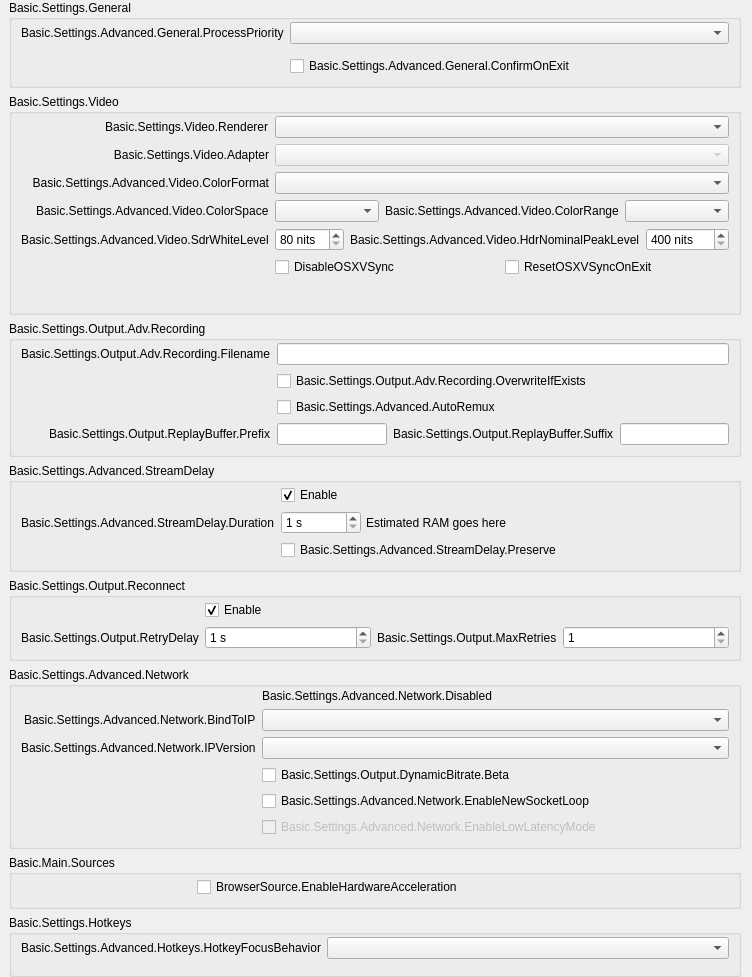
              <widget class="QFrame" name="widget_11">
               <layout class="QVBoxLayout" name="verticalLayout_24">
                <property name="leftMargin">
                 <number>9</number>
                </property>
                <property name="topMargin">
                 <number>0</number>
                </property>
                <property name="bottomMargin">
                 <number>0</number>
                </property>
                <item>
                 <widget class="QGroupBox" name="advancedGeneralGroupBox">
                  <property name="title">
                   <string>Basic.Settings.General</string>
                  </property>
                  <layout class="QFormLayout" name="formLayout_22">
                   <property name="fieldGrowthPolicy">
                    <enum>QFormLayout::AllNonFixedFieldsGrow</enum>
                   </property>
                   <property name="labelAlignment">
                    <set>Qt::AlignRight|Qt::AlignTrailing|Qt::AlignVCenter</set>
                   </property>
                   <property name="topMargin">
                    <number>2</number>
                   </property>
                   <item row="0" column="0">
                    <widget class="QLabel" name="processPriorityLabel">
                     <property name="text">
                      <string>Basic.Settings.Advanced.General.ProcessPriority</string>
                     </property>
                     <property name="buddy">
                      <cstring>processPriority</cstring>
                     </property>
                    </widget>
                   </item>
                   <item row="0" column="1">
                    <widget class="QComboBox" name="processPriority"/>
                   </item>
                   <item row="1" column="0">
                    <spacer name="horizontalSpacer_13">
                     <property name="orientation">
                      <enum>Qt::Horizontal</enum>
                     </property>
                     <property name="sizeHint" stdset="0">
                      <size>
                       <width>170</width>
                       <height>0</height>
                      </size>
                     </property>
                    </spacer>
                   </item>
                   <item row="2" column="1">
                    <widget class="QCheckBox" name="confirmOnExit">
                     <property name="text">
                      <string>Basic.Settings.Advanced.General.ConfirmOnExit</string>
                     </property>
                    </widget>
                   </item>
                  </layout>
                 </widget>
                </item>
                <item>
                 <widget class="QGroupBox" name="advancedVideoContainer">
                  <property name="title">
                   <string>Basic.Settings.Video</string>
                  </property>
                  <layout class="QFormLayout" name="formLayout_14">
                   <property name="fieldGrowthPolicy">
                    <enum>QFormLayout::AllNonFixedFieldsGrow</enum>
                   </property>
                   <property name="labelAlignment">
                    <set>Qt::AlignRight|Qt::AlignTrailing|Qt::AlignVCenter</set>
                   </property>
                   <property name="topMargin">
                    <number>2</number>
                   </property>
                   <item row="0" column="0">
                    <widget class="QLabel" name="rendererLabel">
                     <property name="text">
                      <string>Basic.Settings.Video.Renderer</string>
                     </property>
                     <property name="buddy">
                      <cstring>renderer</cstring>
                     </property>
                    </widget>
                   </item>
                   <item row="0" column="1">
                    <widget class="QComboBox" name="renderer">
                     <property name="currentText">
                      <string notr="true"/>
                     </property>
                    </widget>
                   </item>
                   <item row="1" column="0">
                    <widget class="QLabel" name="adapterLabel">
                     <property name="text">
                      <string>Basic.Settings.Video.Adapter</string>
                     </property>
                     <property name="alignment">
                      <set>Qt::AlignRight|Qt::AlignTrailing|Qt::AlignVCenter</set>
                     </property>
                     <property name="buddy">
                      <cstring>adapter</cstring>
                     </property>
                    </widget>
                   </item>
                   <item row="1" column="1">
                    <widget class="QComboBox" name="adapter">
                     <property name="enabled">
                      <bool>false</bool>
                     </property>
                     <property name="currentText">
                      <string notr="true"/>
                     </property>
                    </widget>
                   </item>
                   <item row="2" column="0">
                    <widget class="QLabel" name="label_30">
                     <property name="minimumSize">
                      <size>
                       <width>0</width>
                       <height>0</height>
                      </size>
                     </property>
                     <property name="text">
                      <string>Basic.Settings.Advanced.Video.ColorFormat</string>
                     </property>
                     <property name="alignment">
                      <set>Qt::AlignRight|Qt::AlignTrailing|Qt::AlignVCenter</set>
                     </property>
                     <property name="buddy">
                      <cstring>colorFormat</cstring>
                     </property>
                    </widget>
                   </item>
                   <item row="2" column="1">
                    <widget class="QComboBox" name="colorFormat"/>
                   </item>
                   <item row="3" column="0">
                    <widget class="QLabel" name="label_33">
                     <property name="text">
                      <string>Basic.Settings.Advanced.Video.ColorSpace</string>
                     </property>
                     <property name="buddy">
                      <cstring>colorSpace</cstring>
                     </property>
                    </widget>
                   </item>
                   <item row="3" column="1">
                    <layout class="QHBoxLayout" name="horizontalLayout_20">
                     <property name="leftMargin">
                      <number>0</number>
                     </property>
                     <property name="topMargin">
                      <number>0</number>
                     </property>
                     <property name="rightMargin">
                      <number>0</number>
                     </property>
                     <property name="bottomMargin">
                      <number>0</number>
                     </property>
                     <item>
                      <widget class="QComboBox" name="colorSpace"/>
                     </item>
                     <item>
                      <widget class="QLabel" name="label_34">
                       <property name="sizePolicy">
                        <sizepolicy hsizetype="Maximum" vsizetype="Preferred">
                         <horstretch>0</horstretch>
                         <verstretch>0</verstretch>
                        </sizepolicy>
                       </property>
                       <property name="text">
                        <string>Basic.Settings.Advanced.Video.ColorRange</string>
                       </property>
                       <property name="buddy">
                        <cstring>colorRange</cstring>
                       </property>
                      </widget>
                     </item>
                     <item>
                      <widget class="QComboBox" name="colorRange"/>
                     </item>
                    </layout>
                   </item>
                   <item row="4" column="0">
                    <widget class="QLabel" name="label_sdrWhiteLevel">
                     <property name="text">
                      <string>Basic.Settings.Advanced.Video.SdrWhiteLevel</string>
                     </property>
                     <property name="buddy">
                      <cstring>sdrWhiteLevel</cstring>
                     </property>
                    </widget>
                   </item>
                   <item row="4" column="1">
                    <layout class="QHBoxLayout" name="horizontalLayout_sdrPaperWhite">
                     <property name="leftMargin">
                      <number>0</number>
                     </property>
                     <property name="topMargin">
                      <number>0</number>
                     </property>
                     <property name="rightMargin">
                      <number>0</number>
                     </property>
                     <property name="bottomMargin">
                      <number>0</number>
                     </property>
                     <item>
                      <widget class="QSpinBox" name="sdrWhiteLevel">
                       <property name="suffix">
                        <string notr="true"> nits</string>
                       </property>
                       <property name="minimum">
                        <number>80</number>
                       </property>
                       <property name="maximum">
                        <number>480</number>
                       </property>
                      </widget>
                     </item>
                     <item>
                      <widget class="QLabel" name="label_hdrNominalPeakLevel">
                       <property name="sizePolicy">
                        <sizepolicy hsizetype="Maximum" vsizetype="Preferred">
                         <horstretch>0</horstretch>
                         <verstretch>0</verstretch>
                        </sizepolicy>
                       </property>
                       <property name="text">
                        <string>Basic.Settings.Advanced.Video.HdrNominalPeakLevel</string>
                       </property>
                       <property name="buddy">
                        <cstring>hdrNominalPeakLevel</cstring>
                       </property>
                      </widget>
                     </item>
                     <item>
                      <widget class="QSpinBox" name="hdrNominalPeakLevel">
                       <property name="suffix">
                        <string notr="true"> nits</string>
                       </property>
                       <property name="minimum">
                        <number>400</number>
                       </property>
                       <property name="maximum">
                        <number>10000</number>
                       </property>
                      </widget>
                     </item>
                    </layout>
                   </item>
                   <item row="5" column="1">
                    <layout class="QHBoxLayout" name="horizontalLayout_18">
                     <property name="leftMargin">
                      <number>0</number>
                     </property>
                     <property name="topMargin">
                      <number>0</number>
                     </property>
                     <property name="rightMargin">
                      <number>0</number>
                     </property>
                     <property name="bottomMargin">
                      <number>0</number>
                     </property>
                     <item>
                      <widget class="QCheckBox" name="disableOSXVSync">
                       <property name="text">
                        <string>DisableOSXVSync</string>
                       </property>
                      </widget>
                     </item>
                     <item>
                      <widget class="QCheckBox" name="resetOSXVSync">
                       <property name="text">
                        <string>ResetOSXVSyncOnExit</string>
                       </property>
                      </widget>
                     </item>
                    </layout>
                   </item>
                   <item row="6" column="0">
                    <spacer name="horizontalSpacer_12">
                     <property name="orientation">
                      <enum>Qt::Horizontal</enum>
                     </property>
                     <property name="sizeHint" stdset="0">
                      <size>
                       <width>170</width>
                       <height>20</height>
                      </size>
                     </property>
                    </spacer>
                   </item>
                  </layout>
                 </widget>
                </item>
                <item>
                 <widget class="QGroupBox" name="groupBox_6">
                  <property name="title">
                   <string>Basic.Settings.Output.Adv.Recording</string>
                  </property>
                  <layout class="QFormLayout" name="formLayout_17">
                   <property name="fieldGrowthPolicy">
                    <enum>QFormLayout::AllNonFixedFieldsGrow</enum>
                   </property>
                   <property name="labelAlignment">
                    <set>Qt::AlignRight|Qt::AlignTrailing|Qt::AlignVCenter</set>
                   </property>
                   <property name="topMargin">
                    <number>2</number>
                   </property>
                   <item row="0" column="0">
                    <widget class="QLabel" name="label_7">
                     <property name="text">
                      <string>Basic.Settings.Output.Adv.Recording.Filename</string>
                     </property>
                     <property name="buddy">
                      <cstring>filenameFormatting</cstring>
                     </property>
                    </widget>
                   </item>
                   <item row="0" column="1">
                    <widget class="QLineEdit" name="filenameFormatting"/>
                   </item>
                   <item row="1" column="1">
                    <widget class="QCheckBox" name="overwriteIfExists">
                     <property name="text">
                      <string>Basic.Settings.Output.Adv.Recording.OverwriteIfExists</string>
                     </property>
                    </widget>
                   </item>
                   <item row="3" column="1">
                    <layout class="QHBoxLayout" name="horizontalLayout_14">
                     <property name="leftMargin">
                      <number>0</number>
                     </property>
                     <property name="topMargin">
                      <number>0</number>
                     </property>
                     <property name="rightMargin">
                      <number>0</number>
                     </property>
                     <property name="bottomMargin">
                      <number>0</number>
                     </property>
                     <item>
                      <widget class="QLineEdit" name="simpleRBPrefix"/>
                     </item>
                     <item>
                      <widget class="QLabel" name="label_58">
                       <property name="text">
                        <string>Basic.Settings.Output.ReplayBuffer.Suffix</string>
                       </property>
                       <property name="buddy">
                        <cstring>simpleRBSuffix</cstring>
                       </property>
                      </widget>
                     </item>
                     <item>
                      <widget class="QLineEdit" name="simpleRBSuffix"/>
                     </item>
                    </layout>
                   </item>
                   <item row="3" column="0">
                    <widget class="QLabel" name="label_57">
                     <property name="text">
                      <string>Basic.Settings.Output.ReplayBuffer.Prefix</string>
                     </property>
                     <property name="buddy">
                      <cstring>simpleRBPrefix</cstring>
                     </property>
                    </widget>
                   </item>
                   <item row="1" column="0">
                    <spacer name="horizontalSpacer_10">
                     <property name="orientation">
                      <enum>Qt::Horizontal</enum>
                     </property>
                     <property name="sizeHint" stdset="0">
                      <size>
                       <width>170</width>
                       <height>20</height>
                      </size>
                     </property>
                    </spacer>
                   </item>
                   <item row="2" column="1">
                    <widget class="QCheckBox" name="autoRemux">
                     <property name="text">
                      <string>Basic.Settings.Advanced.AutoRemux</string>
                     </property>
                    </widget>
                   </item>
                   <item row="2" column="0">
                    <spacer name="horizontalSpacer_16">
                     <property name="orientation">
                      <enum>Qt::Horizontal</enum>
                     </property>
                     <property name="sizeHint" stdset="0">
                      <size>
                       <width>40</width>
                       <height>20</height>
                      </size>
                     </property>
                    </spacer>
                   </item>
                  </layout>
                 </widget>
                </item>
                <item>
                 <widget class="QGroupBox" name="groupBox_5">
                  <property name="title">
                   <string>Basic.Settings.Advanced.StreamDelay</string>
                  </property>
                  <layout class="QFormLayout" name="formLayout_18">
                   <property name="fieldGrowthPolicy">
                    <enum>QFormLayout::AllNonFixedFieldsGrow</enum>
                   </property>
                   <property name="labelAlignment">
                    <set>Qt::AlignRight|Qt::AlignTrailing|Qt::AlignVCenter</set>
                   </property>
                   <property name="topMargin">
                    <number>2</number>
                   </property>
                   <item row="1" column="0">
                    <widget class="QLabel" name="label_56">
                     <property name="text">
                      <string>Basic.Settings.Advanced.StreamDelay.Duration</string>
                     </property>
                     <property name="buddy">
                      <cstring>streamDelaySec</cstring>
                     </property>
                    </widget>
                   </item>
                   <item row="1" column="1">
                    <widget class="QFrame" name="widget_12">
                     <property name="enabled">
                      <bool>true</bool>
                     </property>
                     <layout class="QHBoxLayout" name="horizontalLayout_13">
                      <property name="spacing">
                       <number>5</number>
                      </property>
                      <property name="leftMargin">
                       <number>0</number>
                      </property>
                      <property name="topMargin">
                       <number>0</number>
                      </property>
                      <property name="rightMargin">
                       <number>0</number>
                      </property>
                      <property name="bottomMargin">
                       <number>0</number>
                      </property>
                      <item>
                       <widget class="QSpinBox" name="streamDelaySec">
                        <property name="enabled">
                         <bool>true</bool>
                        </property>
                        <property name="sizePolicy">
                         <sizepolicy hsizetype="Maximum" vsizetype="Fixed">
                          <horstretch>0</horstretch>
                          <verstretch>0</verstretch>
                         </sizepolicy>
                        </property>
                        <property name="minimumSize">
                         <size>
                          <width>80</width>
                          <height>0</height>
                         </size>
                        </property>
                        <property name="suffix">
                         <string notr="true"> s</string>
                        </property>
                        <property name="minimum">
                         <number>1</number>
                        </property>
                        <property name="maximum">
                         <number>1800</number>
                        </property>
                       </widget>
                      </item>
                      <item>
                       <widget class="QLabel" name="streamDelayInfo">
                        <property name="text">
                         <string notr="true">Estimated RAM goes here</string>
                        </property>
                       </widget>
                      </item>
                     </layout>
                    </widget>
                   </item>
                   <item row="2" column="1">
                    <widget class="QCheckBox" name="streamDelayPreserve">
                     <property name="text">
                      <string>Basic.Settings.Advanced.StreamDelay.Preserve</string>
                     </property>
                    </widget>
                   </item>
                   <item row="0" column="1">
                    <widget class="QCheckBox" name="streamDelayEnable">
                     <property name="text">
                      <string>Enable</string>
                     </property>
                     <property name="checked">
                      <bool>true</bool>
                     </property>
                    </widget>
                   </item>
                   <item row="2" column="0">
                    <spacer name="horizontalSpacer_9">
                     <property name="orientation">
                      <enum>Qt::Horizontal</enum>
                     </property>
                     <property name="sizeHint" stdset="0">
                      <size>
                       <width>170</width>
                       <height>20</height>
                      </size>
                     </property>
                    </spacer>
                   </item>
                  </layout>
                 </widget>
                </item>
                <item>
                 <widget class="QGroupBox" name="groupBox_7">
                  <property name="title">
                   <string>Basic.Settings.Output.Reconnect</string>
                  </property>
                  <layout class="QFormLayout" name="formLayout_19">
                   <property name="fieldGrowthPolicy">
                    <enum>QFormLayout::AllNonFixedFieldsGrow</enum>
                   </property>
                   <property name="labelAlignment">
                    <set>Qt::AlignRight|Qt::AlignTrailing|Qt::AlignVCenter</set>
                   </property>
                   <property name="topMargin">
                    <number>2</number>
                   </property>
                   <item row="0" column="1">
                    <widget class="QCheckBox" name="reconnectEnable">
                     <property name="text">
                      <string>Enable</string>
                     </property>
                     <property name="checked">
                      <bool>true</bool>
                     </property>
                    </widget>
                   </item>
                   <item row="1" column="1">
                    <layout class="QHBoxLayout" name="horizontalLayout_19">
                     <property name="leftMargin">
                      <number>0</number>
                     </property>
                     <property name="topMargin">
                      <number>0</number>
                     </property>
                     <property name="rightMargin">
                      <number>0</number>
                     </property>
                     <property name="bottomMargin">
                      <number>0</number>
                     </property>
                     <item>
                      <widget class="QSpinBox" name="reconnectRetryDelay">
                       <property name="suffix">
                        <string> s</string>
                       </property>
                       <property name="minimum">
                        <number>1</number>
                       </property>
                       <property name="maximum">
                        <number>30</number>
                       </property>
                      </widget>
                     </item>
                     <item>
                      <widget class="QLabel" name="label_22">
                       <property name="sizePolicy">
                        <sizepolicy hsizetype="Maximum" vsizetype="Preferred">
                         <horstretch>0</horstretch>
                         <verstretch>0</verstretch>
                        </sizepolicy>
                       </property>
                       <property name="text">
                        <string>Basic.Settings.Output.MaxRetries</string>
                       </property>
                       <property name="buddy">
                        <cstring>reconnectMaxRetries</cstring>
                       </property>
                      </widget>
                     </item>
                     <item>
                      <widget class="QSpinBox" name="reconnectMaxRetries">
                       <property name="minimum">
                        <number>1</number>
                       </property>
                       <property name="maximum">
                        <number>10000</number>
                       </property>
                      </widget>
                     </item>
                    </layout>
                   </item>
                   <item row="1" column="0">
                    <widget class="QLabel" name="label_17">
                     <property name="text">
                      <string>Basic.Settings.Output.RetryDelay</string>
                     </property>
                     <property name="buddy">
                      <cstring>reconnectRetryDelay</cstring>
                     </property>
                    </widget>
                   </item>
                   <item row="0" column="0">
                    <spacer name="horizontalSpacer_8">
                     <property name="orientation">
                      <enum>Qt::Horizontal</enum>
                     </property>
                     <property name="sizeHint" stdset="0">
                      <size>
                       <width>170</width>
                       <height>20</height>
                      </size>
                     </property>
                    </spacer>
                   </item>
                  </layout>
                 </widget>
                </item>
                <item>
                 <widget class="QGroupBox" name="advNetworkGroupBox">
                  <property name="title">
                   <string>Basic.Settings.Advanced.Network</string>
                  </property>
                  <layout class="QFormLayout" name="formLayout_23">
                   <property name="fieldGrowthPolicy">
                    <enum>QFormLayout::AllNonFixedFieldsGrow</enum>
                   </property>
                   <property name="labelAlignment">
                    <set>Qt::AlignRight|Qt::AlignTrailing|Qt::AlignVCenter</set>
                   </property>
                   <property name="topMargin">
                    <number>2</number>
                   </property>
                   <item row="0" column="1">
                    <widget class="QLabel" name="advNetworkDisabled">
                     <property name="text">
                      <string>Basic.Settings.Advanced.Network.Disabled</string>
                     </property>
                    </widget>
                   </item>
                   <item row="1" column="0">
                    <widget class="QLabel" name="bindToIPLabel">
                     <property name="text">
                      <string>Basic.Settings.Advanced.Network.BindToIP</string>
                     </property>
                     <property name="buddy">
                      <cstring>bindToIP</cstring>
                     </property>
                    </widget>
                   </item>
                   <item row="1" column="1">
                    <widget class="QComboBox" name="bindToIP"/>
                   </item>
                   <item row="2" column="0">
                    <widget class="QLabel" name="ipVersionLabel">
                     <property name="text">
                      <string>Basic.Settings.Advanced.Network.IPVersion</string>
                     </property>
                     <property name="buddy">
                      <cstring>ipVersion</cstring>
                     </property>
                    </widget>
                   </item>
                   <item row="2" column="1">
                    <widget class="QComboBox" name="ipVersion"/>
                   </item>
                   <item row="4" column="1">
                    <widget class="QCheckBox" name="enableNewSocketLoop">
                     <property name="text">
                      <string>Basic.Settings.Advanced.Network.EnableNewSocketLoop</string>
                     </property>
                    </widget>
                   </item>
                   <item row="5" column="1">
                    <widget class="QCheckBox" name="enableLowLatencyMode">
                     <property name="enabled">
                      <bool>false</bool>
                     </property>
                     <property name="text">
                      <string>Basic.Settings.Advanced.Network.EnableLowLatencyMode</string>
                     </property>
                    </widget>
                   </item>
                   <item row="4" column="0">
                    <spacer name="horizontalSpacer_7">
                     <property name="orientation">
                      <enum>Qt::Horizontal</enum>
                     </property>
                     <property name="sizeHint" stdset="0">
                      <size>
                       <width>170</width>
                       <height>1</height>
                      </size>
                     </property>
                    </spacer>
                   </item>
                   <item row="3" column="1">
                    <widget class="QCheckBox" name="dynBitrate">
                     <property name="toolTip">
                      <string>Basic.Settings.Output.DynamicBitrate.TT</string>
                     </property>
                     <property name="text">
                      <string>Basic.Settings.Output.DynamicBitrate.Beta</string>
                     </property>
                    </widget>
                   </item>
                  </layout>
                 </widget>
                </item>
                <item>
                 <widget class="QGroupBox" name="sourcesGroup">
                  <property name="title">
                   <string>Basic.Main.Sources</string>
                  </property>
                  <layout class="QFormLayout" name="formLayout_34">
                   <property name="topMargin">
                    <number>2</number>
                   </property>
                   <item row="0" column="0">
                    <spacer name="horizontalSpacer_15">
                     <property name="orientation">
                      <enum>Qt::Horizontal</enum>
                     </property>
                     <property name="sizeHint" stdset="0">
                      <size>
                       <width>170</width>
                       <height>20</height>
                      </size>
                     </property>
                    </spacer>
                   </item>
                   <item row="0" column="1">
                    <widget class="QCheckBox" name="browserHWAccel">
                     <property name="text">
                      <string>BrowserSource.EnableHardwareAcceleration</string>
                     </property>
                    </widget>
                   </item>
                  </layout>
                 </widget>
                </item>
                <item>
                 <widget class="QGroupBox" name="groupBox_17">
                  <property name="title">
                   <string>Basic.Settings.Hotkeys</string>
                  </property>
                  <layout class="QFormLayout" name="formLayout_33">
                   <property name="labelAlignment">
                    <set>Qt::AlignRight|Qt::AlignTrailing|Qt::AlignVCenter</set>
                   </property>
                   <property name="topMargin">
                    <number>2</number>
                   </property>
                   <item row="0" column="0">
                    <widget class="QLabel" name="label_21">
                     <property name="text">
                      <string>Basic.Settings.Advanced.Hotkeys.HotkeyFocusBehavior</string>
                     </property>
                    </widget>
                   </item>
                   <item row="0" column="1">
                    <widget class="QComboBox" name="hotkeyFocusType"/>
                   </item>
                   <item row="1" column="0">
                    <spacer name="horizontalSpacer_14">
                     <property name="orientation">
                      <enum>Qt::Horizontal</enum>
                     </property>
                     <property name="sizeHint" stdset="0">
                      <size>
                       <width>170</width>
                       <height>0</height>
                      </size>
                     </property>
                    </spacer>
                   </item>
                  </layout>
                 </widget>
                </item>
               </layout>
              </widget>
